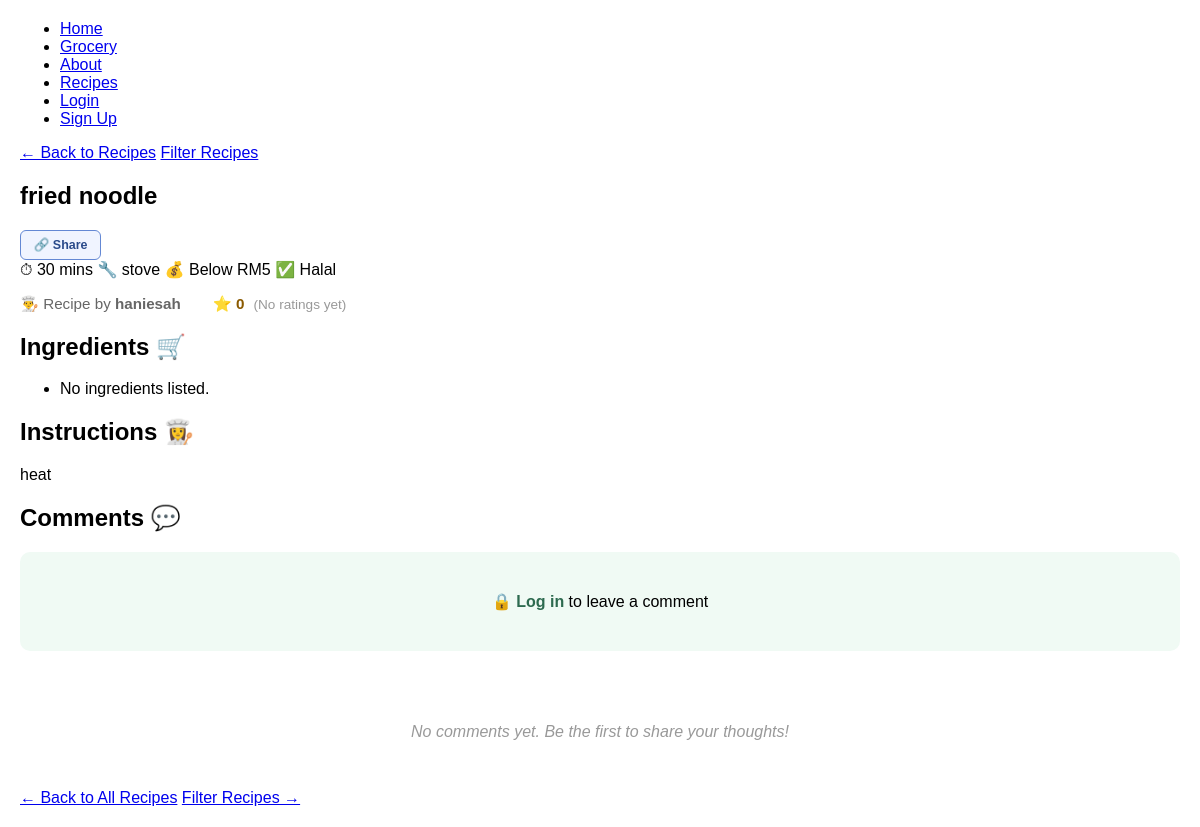
Page /recipes-detail/2/ on the earlier database version.
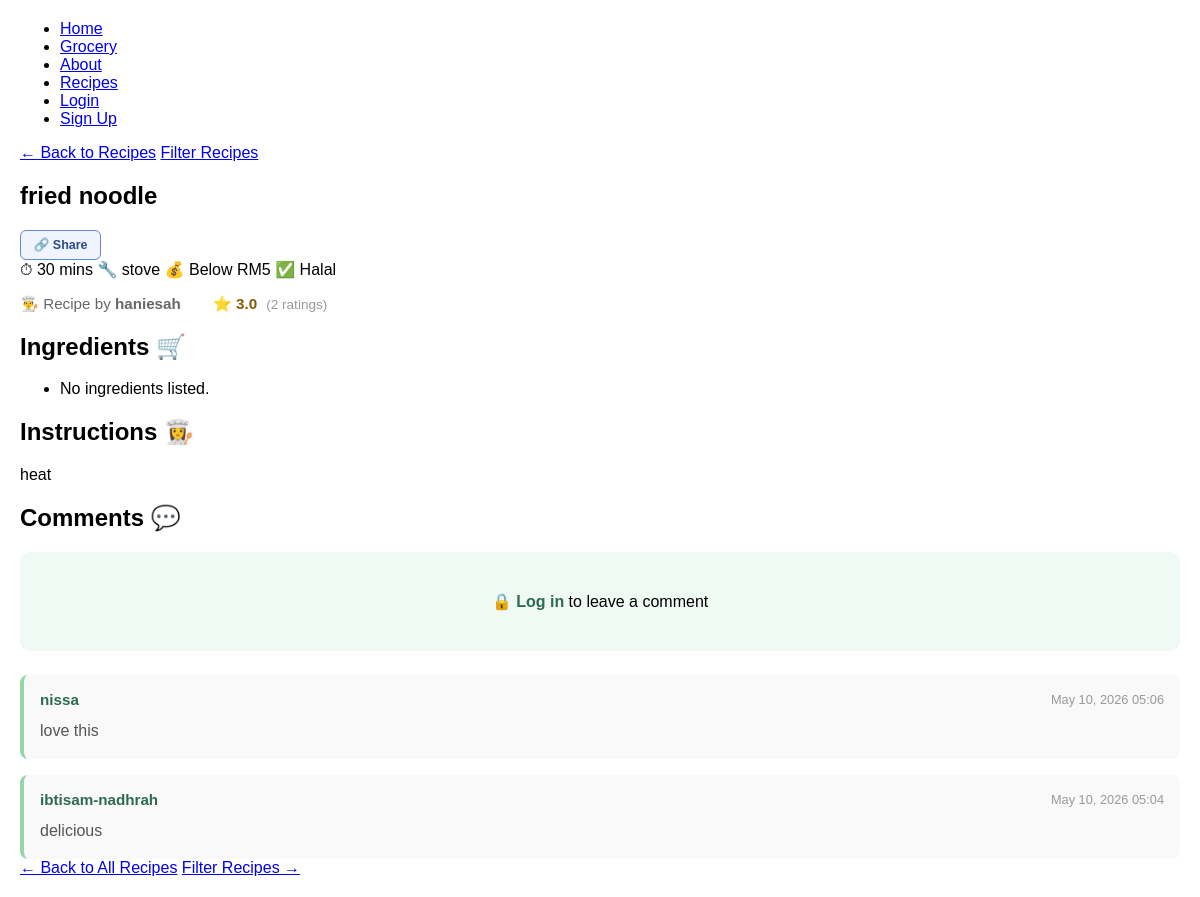
Same page on the later database version.
### pages/models.py (models this page shows, shortened)
class Comment(models.Model):
    user       = models.ForeignKey('pages.AppUser', on_delete=models.CASCADE)
    recipe     = models.ForeignKey(Recipe, on_delete=models.CASCADE)
    commentary = models.TextField()
    created_at = models.DateTimeField(auto_now_add=True)
    class Meta:
        ordering = ['-created_at']

class AppUser(AbstractUser):
    age = models.IntegerField(null=True, blank=True)
    objects = UserManager()

### pages/views.py (the view)
# urls.py: path("recipes-detail/<int:id>/", views.recipe_detail, name="recipe_detail"),
def recipe_detail(request, id):
    recipe = get_object_or_404(Recipe, id=id)
    is_fav = (
        request.user.is_authenticated and
        FavouriteRecipe.objects.filter(user=request.user, recipe=recipe).exists()
    )
    comments = Comment.objects.filter(recipe=recipe)
    ratings = recipe.ratings.all()
    avg_rating = ratings.aggregate(Avg('stars'))['stars__avg'] or 0
    avg_rating = round(avg_rating, 1)
    total_ratings = ratings.count()
    user_rating = None
    if request.user.is_authenticated:
        user_rating = Rating.objects.filter(user=request.user, recipe=recipe).first()
    rating_choices = [1, 2, 3, 4, 5]
    return render(request, 'pages/recipe_detail.html', {
        'recipe':          recipe,
        'is_saved':        is_fav,
        'comments':        comments,
        'avg_rating':      avg_rating,
        'total_ratings':   total_ratings,
        'user_rating':     user_rating,
        'rating_choices':  rating_choices,
    })

### pages/templates/pages/recipe_detail.html (shortened to what the changed rows need)
{% extends 'pages/base.html' %}
{% block content %}
<main class="recipe_detail">
    <article class="detail_card">
        <div class="detail_body">
            <div class="detail_title_row">
                <h1 class="detail_title">{{ recipe.name }}</h1>
            </div>
            <div class="detail_tags">
            <div class="detail_meta">
                <span class="meta_creator">👨‍🍳 Recipe by <strong>{{ recipe.user.username }}</strong></span>
                <span class="meta_rating">
                    ⭐ {{ avg_rating }}
                    {% if total_ratings > 0 %}
                        <span class="rating_count">({{ total_ratings }} rating{{ total_ratings|pluralize }})</span>
                    {% else %}
                        <span class="rating_count">(No ratings yet)</span>
                    {% endif %}
                </span>
            </div>
            <section class="detail_section">
                <h2 class="section_title">Ingredients 🛒</h2>
            </section>
            <section class="detail_section">
                <h2 class="section_title">Instructions 👩‍🍳</h2>
            </section>
            <section class="detail_section">
                <h2 class="section_title">Comments 💬</h2>
                <div class="comments_list" id="commentsList">
                    {% if comments %}
                        {% for comment in comments %}
                            <div class="comment_item">
                                <div class="comment_header">
                                    <strong class="comment_author">{{ comment.user.username }}</strong>
                                    <span class="comment_date">{{ comment.created_at|date:"M d, Y H:i" }}</span>
                                </div>
                                <p class="comment_text">{{ comment.commentary }}</p>
                            </div>
                        {% endfor %}
                    {% else %}
                        <div class="no_comments">
                            <p>No comments yet. Be the first to share your thoughts!</p>
                        </div>
                    {% endif %}
                </div>
            </section>
        </div>
    </article>
</main>
{% endblock %}

Differences in the rows shown:
added Comment: user.username "nissa", created_at "May 10, 2026 05:06", commentary "love this"
added Comment: user.username "ibtisam-nadhrah", created_at "May 10, 2026 05:04", commentary "delicious"
Other differences:
{{ avg_rating }}: "0" → "3.0"
{{ total_ratings }}: (not shown) → "2"
text no longer shown: "(No ratings yet) No comments yet. Be the first to share your thoughts!"
text now shown: "( rating )"
